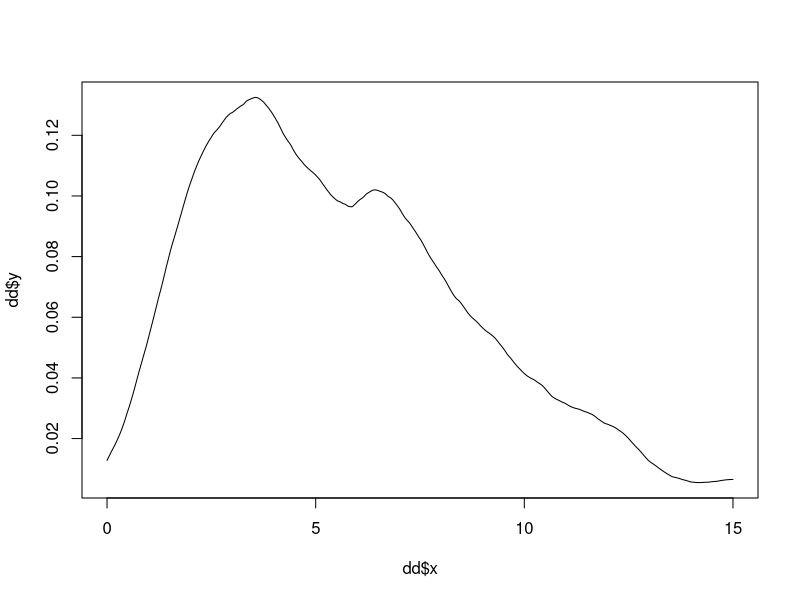
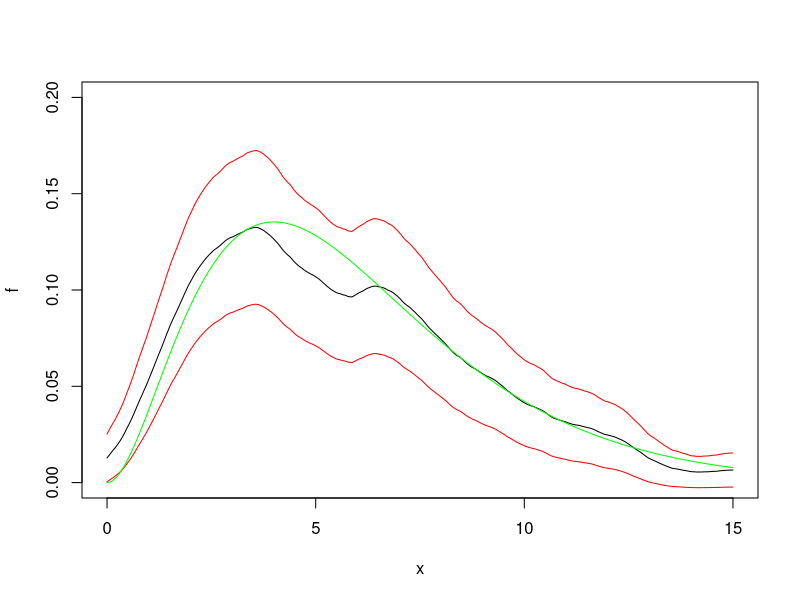
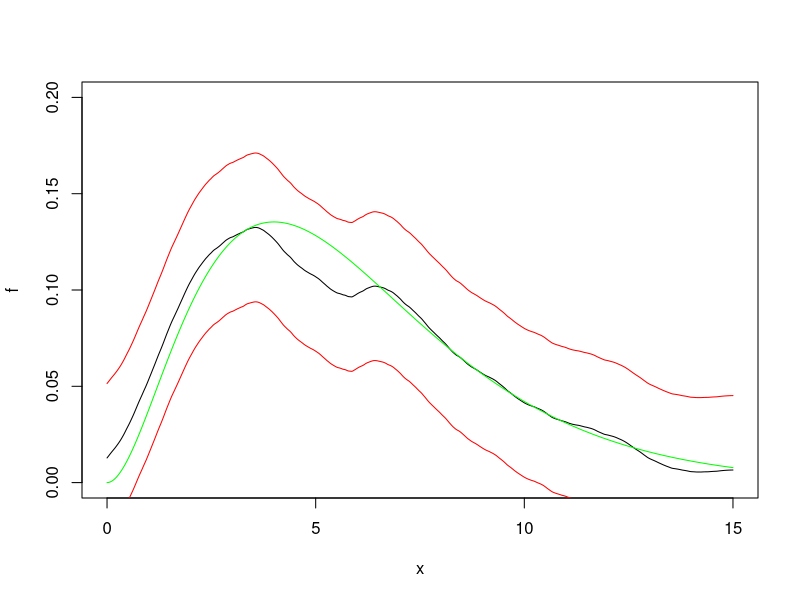

Generate these figures, in order, with R: (Note: a time limit stopped this script after it produced the figures.)
#STATISTICS FOR DATA SCIENCE - TARGIL 6 - QUESTION 3

### PART (a) ##################################################################

set.seed(3001172)

n = 300
x = rgamma(n,3,0.5)

xgrid = seq(0,15,0.02)
ngrid = length(xgrid)
dentru = dgamma(xgrid,3,0.5)

adj = n^(-0.05)

dd = density(x,kernel='epa',bw='SJ',adjust=adj,from=0,to=15,n=ngrid)
h = dd$bw
plot(dd$x,dd$y,type='l')

k22 = 0.6
varval = k22*dd$y / (n*h)
se = sqrt(varval)
zcrit = qnorm(0.975)
cihw = zcrit*se
f_lo = dd$y - cihw
f_hi = dd$y + cihw
plot(dd$x,dd$y,type='l',xlab='x',ylab='f',ylim=c(0,0.20))
lines(dd$x,f_lo,col='red')
lines(dd$x,f_hi,col='red')
lines(xgrid,dentru,col='green')

### PART (b) ##################################################################

densband = function(x,adjval,nboot) {
  
  n = length(x)
  
  #DENSITY ESTIMATE ON ORIGINAL DATA
  dd_orig = density(x,kernel='epa',bw='SJ',adjust=adjval,from=0,to=15,n=ngrid)
  
  #BOOTSTRAP PROCEDURE
  maxvec = rep(0,nboot)
  for (b in 1:nboot) {
    xboot = sample(x,n,replace=TRUE)
    dd_boot = density(xboot,kernel='epa',bw='SJ',adjust=adjval,from=0,to=15,n=ngrid)
    maxvec[b] = max(abs(dd_boot$y-dd_orig$y))
  }  
  
  #RETURN RESULT
  rslt = quantile(maxvec,probs=0.95,type=4)
  return(rslt)
  
}

dval = densband(x,adj,1000)
f_lo_1 = dd$y - dval
f_hi_1 = dd$y + dval
plot(dd$x,dd$y,type='l',xlab='x',ylab='f',ylim=c(0,0.20))
lines(dd$x,f_lo_1,col='red')
lines(dd$x,f_hi_1,col='red')
lines(xgrid,dentru,col='green')

### PART (c) ##################################################################

dtest = function(settings) {
  n = settings[1]
  adjdel = settings[2]
  nrep = settings[3]
  nboot = settings[4]
  adjval = n^(-adjdel)
  cover = 0
  cihw = rep(0,nrep)
  for (irep in 1:nrep) {
    if (irep %% 10 == 0) print(irep)
    xcur = rgamma(n,3,0.5)
    ddcur = density(xcur,kernel='epa',bw='SJ',adjust=adjval,from=0,to=15,n=ngrid)
    dval = densband(xcur,adjval,nboot)
    covcur = (max(abs(ddcur$y-dentru)) <= dval)
    cover = cover + covcur
    cihw[irep] = dval
  }
  covpr = cover/nrep
  mean_cihw = round(mean(cihw),digits=4)
  rslt = c(n,adjdel,nrep,nboot,covpr,mean_cihw)
  return(rslt)
}

rsltdf = NULL
dt = dtest(c(150,0.025,1000,1000))
rsltdf = rbind(rsltdf,dt)
dt = dtest(c(150,0.05,1000,1000))
rsltdf = rbind(rsltdf,dt)
dt = dtest(c(300,0.025,1000,1000))
rsltdf = rbind(rsltdf,dt)
dt = dtest(c(300,0.05,1000,1000))
rsltdf = rbind(rsltdf,dt)
rsltdf = as.data.frame(rsltdf)
rownames(rsltdf) = NULL
colnames(rsltdf) = c('n', 'adjdel', 'nrep', 'nboot', 'covpr', 'mean_cihw')
print(rsltdf)
  
#     n adjdel nrep nboot covpr mean_cihw
# 1 150  0.025 1000  1000 0.997    0.0534
# 2 150  0.050 1000  1000 0.998    0.0582
# 3 300  0.025 1000  1000 0.991    0.0373
# 4 300  0.050 1000  1000 0.997    0.0411
  
  
  
  



  
  
  
